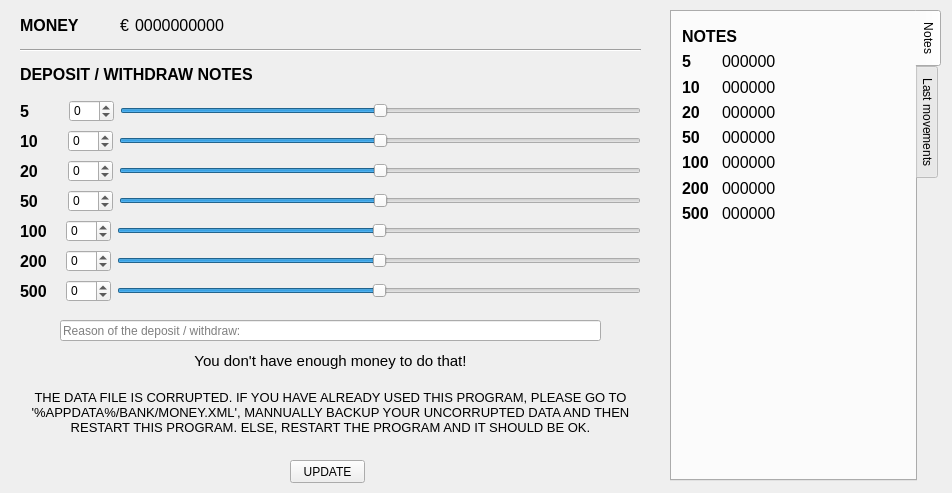
<?xml version="1.0" encoding="UTF-8"?>
<ui version="4.0">
 <class>mainwindow</class>
 <widget class="QWidget" name="mainwindow">
  <property name="geometry">
   <rect>
    <x>0</x>
    <y>0</y>
    <width>952</width>
    <height>493</height>
   </rect>
  </property>
  <property name="windowTitle">
   <string>Bank</string>
  </property>
  <widget class="Line" name="line">
   <property name="geometry">
    <rect>
     <x>20</x>
     <y>40</y>
     <width>621</width>
     <height>21</height>
    </rect>
   </property>
   <property name="orientation">
    <enum>Qt::Horizontal</enum>
   </property>
  </widget>
  <widget class="QLabel" name="moneyLabel_2">
   <property name="geometry">
    <rect>
     <x>20</x>
     <y>60</y>
     <width>261</width>
     <height>29</height>
    </rect>
   </property>
   <property name="font">
    <font>
     <pointsize>12</pointsize>
     <weight>75</weight>
     <bold>true</bold>
    </font>
   </property>
   <property name="text">
    <string>DEPOSIT / WITHDRAW NOTES</string>
   </property>
  </widget>
  <widget class="QWidget" name="layoutWidget">
   <property name="geometry">
    <rect>
     <x>20</x>
     <y>130</y>
     <width>621</width>
     <height>22</height>
    </rect>
   </property>
   <layout class="QHBoxLayout" name="horizontalLayout_2">
    <item>
     <widget class="QLabel" name="label_2">
      <property name="font">
       <font>
        <pointsize>12</pointsize>
        <weight>75</weight>
        <bold>true</bold>
       </font>
      </property>
      <property name="text">
       <string>10</string>
      </property>
     </widget>
    </item>
    <item>
     <spacer name="horizontalSpacer_3">
      <property name="orientation">
       <enum>Qt::Horizontal</enum>
      </property>
      <property name="sizeType">
       <enum>QSizePolicy::Fixed</enum>
      </property>
      <property name="sizeHint" stdset="0">
       <size>
        <width>24</width>
        <height>20</height>
       </size>
      </property>
     </spacer>
    </item>
    <item>
     <widget class="QSpinBox" name="tenSpin">
      <property name="minimum">
       <number>-20</number>
      </property>
      <property name="maximum">
       <number>20</number>
      </property>
     </widget>
    </item>
    <item>
     <widget class="QSlider" name="tenSlider">
      <property name="minimum">
       <number>-20</number>
      </property>
      <property name="maximum">
       <number>20</number>
      </property>
      <property name="singleStep">
       <number>0</number>
      </property>
      <property name="pageStep">
       <number>0</number>
      </property>
      <property name="orientation">
       <enum>Qt::Horizontal</enum>
      </property>
     </widget>
    </item>
   </layout>
  </widget>
  <widget class="QWidget" name="layoutWidget_2">
   <property name="geometry">
    <rect>
     <x>20</x>
     <y>160</y>
     <width>621</width>
     <height>22</height>
    </rect>
   </property>
   <layout class="QHBoxLayout" name="horizontalLayout_3">
    <item>
     <widget class="QLabel" name="label_3">
      <property name="font">
       <font>
        <pointsize>12</pointsize>
        <weight>75</weight>
        <bold>true</bold>
       </font>
      </property>
      <property name="text">
       <string>20</string>
      </property>
     </widget>
    </item>
    <item>
     <spacer name="horizontalSpacer_4">
      <property name="orientation">
       <enum>Qt::Horizontal</enum>
      </property>
      <property name="sizeType">
       <enum>QSizePolicy::Fixed</enum>
      </property>
      <property name="sizeHint" stdset="0">
       <size>
        <width>24</width>
        <height>20</height>
       </size>
      </property>
     </spacer>
    </item>
    <item>
     <widget class="QSpinBox" name="twentySpin">
      <property name="minimum">
       <number>-20</number>
      </property>
      <property name="maximum">
       <number>20</number>
      </property>
     </widget>
    </item>
    <item>
     <widget class="QSlider" name="twentySlider">
      <property name="minimum">
       <number>-20</number>
      </property>
      <property name="maximum">
       <number>20</number>
      </property>
      <property name="singleStep">
       <number>0</number>
      </property>
      <property name="pageStep">
       <number>0</number>
      </property>
      <property name="orientation">
       <enum>Qt::Horizontal</enum>
      </property>
     </widget>
    </item>
   </layout>
  </widget>
  <widget class="QWidget" name="layoutWidget_3">
   <property name="geometry">
    <rect>
     <x>20</x>
     <y>190</y>
     <width>621</width>
     <height>22</height>
    </rect>
   </property>
   <layout class="QHBoxLayout" name="horizontalLayout_5">
    <item>
     <widget class="QLabel" name="label_5">
      <property name="font">
       <font>
        <pointsize>12</pointsize>
        <weight>75</weight>
        <bold>true</bold>
       </font>
      </property>
      <property name="text">
       <string>50</string>
      </property>
     </widget>
    </item>
    <item>
     <spacer name="horizontalSpacer_6">
      <property name="orientation">
       <enum>Qt::Horizontal</enum>
      </property>
      <property name="sizeType">
       <enum>QSizePolicy::Fixed</enum>
      </property>
      <property name="sizeHint" stdset="0">
       <size>
        <width>24</width>
        <height>20</height>
       </size>
      </property>
     </spacer>
    </item>
    <item>
     <widget class="QSpinBox" name="fiftySpin">
      <property name="minimum">
       <number>-20</number>
      </property>
      <property name="maximum">
       <number>20</number>
      </property>
     </widget>
    </item>
    <item>
     <widget class="QSlider" name="fiftySlider">
      <property name="minimum">
       <number>-20</number>
      </property>
      <property name="maximum">
       <number>20</number>
      </property>
      <property name="singleStep">
       <number>0</number>
      </property>
      <property name="pageStep">
       <number>0</number>
      </property>
      <property name="orientation">
       <enum>Qt::Horizontal</enum>
      </property>
     </widget>
    </item>
   </layout>
  </widget>
  <widget class="QWidget" name="layoutWidget_4">
   <property name="geometry">
    <rect>
     <x>20</x>
     <y>220</y>
     <width>621</width>
     <height>22</height>
    </rect>
   </property>
   <layout class="QHBoxLayout" name="horizontalLayout_6">
    <item>
     <widget class="QLabel" name="label_6">
      <property name="font">
       <font>
        <pointsize>12</pointsize>
        <weight>75</weight>
        <bold>true</bold>
       </font>
      </property>
      <property name="text">
       <string>100</string>
      </property>
     </widget>
    </item>
    <item>
     <spacer name="horizontalSpacer_7">
      <property name="orientation">
       <enum>Qt::Horizontal</enum>
      </property>
      <property name="sizeType">
       <enum>QSizePolicy::Fixed</enum>
      </property>
      <property name="sizeHint" stdset="0">
       <size>
        <width>13</width>
        <height>20</height>
       </size>
      </property>
     </spacer>
    </item>
    <item>
     <widget class="QSpinBox" name="hundredSpin">
      <property name="minimum">
       <number>-20</number>
      </property>
      <property name="maximum">
       <number>20</number>
      </property>
     </widget>
    </item>
    <item>
     <widget class="QSlider" name="hundredSlider">
      <property name="minimum">
       <number>-20</number>
      </property>
      <property name="maximum">
       <number>20</number>
      </property>
      <property name="singleStep">
       <number>0</number>
      </property>
      <property name="pageStep">
       <number>0</number>
      </property>
      <property name="orientation">
       <enum>Qt::Horizontal</enum>
      </property>
     </widget>
    </item>
   </layout>
  </widget>
  <widget class="QWidget" name="layoutWidget_5">
   <property name="geometry">
    <rect>
     <x>20</x>
     <y>250</y>
     <width>621</width>
     <height>22</height>
    </rect>
   </property>
   <layout class="QHBoxLayout" name="horizontalLayout_7">
    <item>
     <widget class="QLabel" name="label_7">
      <property name="font">
       <font>
        <pointsize>12</pointsize>
        <weight>75</weight>
        <bold>true</bold>
       </font>
      </property>
      <property name="text">
       <string>200</string>
      </property>
     </widget>
    </item>
    <item>
     <spacer name="horizontalSpacer_8">
      <property name="orientation">
       <enum>Qt::Horizontal</enum>
      </property>
      <property name="sizeType">
       <enum>QSizePolicy::Fixed</enum>
      </property>
      <property name="sizeHint" stdset="0">
       <size>
        <width>13</width>
        <height>20</height>
       </size>
      </property>
     </spacer>
    </item>
    <item>
     <widget class="QSpinBox" name="tHundredSpin">
      <property name="minimum">
       <number>-20</number>
      </property>
      <property name="maximum">
       <number>20</number>
      </property>
     </widget>
    </item>
    <item>
     <widget class="QSlider" name="tHundredSlider">
      <property name="minimum">
       <number>-20</number>
      </property>
      <property name="maximum">
       <number>20</number>
      </property>
      <property name="singleStep">
       <number>0</number>
      </property>
      <property name="pageStep">
       <number>0</number>
      </property>
      <property name="orientation">
       <enum>Qt::Horizontal</enum>
      </property>
     </widget>
    </item>
   </layout>
  </widget>
  <widget class="QWidget" name="layoutWidget_6">
   <property name="geometry">
    <rect>
     <x>20</x>
     <y>280</y>
     <width>621</width>
     <height>22</height>
    </rect>
   </property>
   <layout class="QHBoxLayout" name="horizontalLayout_8">
    <item>
     <widget class="QLabel" name="label_8">
      <property name="font">
       <font>
        <pointsize>12</pointsize>
        <weight>75</weight>
        <bold>true</bold>
       </font>
      </property>
      <property name="text">
       <string>500</string>
      </property>
     </widget>
    </item>
    <item>
     <spacer name="horizontalSpacer_9">
      <property name="orientation">
       <enum>Qt::Horizontal</enum>
      </property>
      <property name="sizeType">
       <enum>QSizePolicy::Fixed</enum>
      </property>
      <property name="sizeHint" stdset="0">
       <size>
        <width>13</width>
        <height>20</height>
       </size>
      </property>
     </spacer>
    </item>
    <item>
     <widget class="QSpinBox" name="fHundredSpin">
      <property name="minimum">
       <number>-20</number>
      </property>
      <property name="maximum">
       <number>20</number>
      </property>
     </widget>
    </item>
    <item>
     <widget class="QSlider" name="fHundredSlider">
      <property name="minimum">
       <number>-20</number>
      </property>
      <property name="maximum">
       <number>20</number>
      </property>
      <property name="singleStep">
       <number>0</number>
      </property>
      <property name="pageStep">
       <number>0</number>
      </property>
      <property name="orientation">
       <enum>Qt::Horizontal</enum>
      </property>
     </widget>
    </item>
   </layout>
  </widget>
  <widget class="QPushButton" name="updateButton">
   <property name="geometry">
    <rect>
     <x>290</x>
     <y>460</y>
     <width>75</width>
     <height>23</height>
    </rect>
   </property>
   <property name="cursor">
    <cursorShape>ArrowCursor</cursorShape>
   </property>
   <property name="autoFillBackground">
    <bool>false</bool>
   </property>
   <property name="text">
    <string>UPDATE</string>
   </property>
   <property name="checkable">
    <bool>false</bool>
   </property>
   <property name="checked">
    <bool>false</bool>
   </property>
   <property name="autoDefault">
    <bool>false</bool>
   </property>
   <property name="default">
    <bool>false</bool>
   </property>
   <property name="flat">
    <bool>false</bool>
   </property>
  </widget>
  <widget class="QWidget" name="layoutWidget">
   <property name="geometry">
    <rect>
     <x>20</x>
     <y>10</y>
     <width>209</width>
     <height>31</height>
    </rect>
   </property>
   <layout class="QHBoxLayout" name="moneyLo">
    <item>
     <widget class="QLabel" name="moneyLabel">
      <property name="font">
       <font>
        <pointsize>12</pointsize>
        <weight>75</weight>
        <bold>true</bold>
       </font>
      </property>
      <property name="text">
       <string>MONEY</string>
      </property>
     </widget>
    </item>
    <item>
     <widget class="QLabel" name="label_15">
      <property name="sizePolicy">
       <sizepolicy hsizetype="Fixed" vsizetype="Preferred">
        <horstretch>0</horstretch>
        <verstretch>0</verstretch>
       </sizepolicy>
      </property>
      <property name="font">
       <font>
        <pointsize>12</pointsize>
       </font>
      </property>
      <property name="text">
       <string>€</string>
      </property>
     </widget>
    </item>
    <item>
     <widget class="QLabel" name="moneyQt">
      <property name="font">
       <font>
        <pointsize>12</pointsize>
        <weight>50</weight>
        <bold>false</bold>
       </font>
      </property>
      <property name="text">
       <string>0000000000</string>
      </property>
     </widget>
    </item>
   </layout>
  </widget>
  <widget class="QWidget" name="layoutWidget">
   <property name="geometry">
    <rect>
     <x>20</x>
     <y>100</y>
     <width>621</width>
     <height>22</height>
    </rect>
   </property>
   <layout class="QHBoxLayout" name="horizontalLayout">
    <item>
     <widget class="QLabel" name="label">
      <property name="font">
       <font>
        <pointsize>12</pointsize>
        <weight>75</weight>
        <bold>true</bold>
       </font>
      </property>
      <property name="text">
       <string>5</string>
      </property>
     </widget>
    </item>
    <item>
     <spacer name="horizontalSpacer_2">
      <property name="orientation">
       <enum>Qt::Horizontal</enum>
      </property>
      <property name="sizeType">
       <enum>QSizePolicy::Fixed</enum>
      </property>
      <property name="sizeHint" stdset="0">
       <size>
        <width>34</width>
        <height>20</height>
       </size>
      </property>
     </spacer>
    </item>
    <item>
     <widget class="QSpinBox" name="fiveSpin">
      <property name="minimum">
       <number>-20</number>
      </property>
      <property name="maximum">
       <number>20</number>
      </property>
     </widget>
    </item>
    <item>
     <widget class="QSlider" name="fiveSlider">
      <property name="minimum">
       <number>-20</number>
      </property>
      <property name="maximum">
       <number>20</number>
      </property>
      <property name="singleStep">
       <number>0</number>
      </property>
      <property name="pageStep">
       <number>0</number>
      </property>
      <property name="orientation">
       <enum>Qt::Horizontal</enum>
      </property>
     </widget>
    </item>
   </layout>
  </widget>
  <widget class="QLabel" name="corrupted">
   <property name="geometry">
    <rect>
     <x>20</x>
     <y>390</y>
     <width>621</width>
     <height>51</height>
    </rect>
   </property>
   <property name="font">
    <font>
     <pointsize>10</pointsize>
    </font>
   </property>
   <property name="text">
    <string>THE DATA FILE IS CORRUPTED. IF YOU HAVE ALREADY USED THIS PROGRAM, PLEASE GO TO '%APPDATA%/BANK/MONEY.XML', MANNUALLY BACKUP YOUR UNCORRUPTED DATA AND THEN RESTART THIS PROGRAM. ELSE, RESTART THE PROGRAM AND IT SHOULD BE OK.</string>
   </property>
   <property name="alignment">
    <set>Qt::AlignHCenter|Qt::AlignTop</set>
   </property>
   <property name="wordWrap">
    <bool>true</bool>
   </property>
  </widget>
  <widget class="QLineEdit" name="reasonLE">
   <property name="geometry">
    <rect>
     <x>60</x>
     <y>320</y>
     <width>541</width>
     <height>21</height>
    </rect>
   </property>
   <property name="maxLength">
    <number>25</number>
   </property>
   <property name="placeholderText">
    <string>Reason of the deposit / withdraw:</string>
   </property>
  </widget>
  <widget class="QLabel" name="enoughMoney">
   <property name="geometry">
    <rect>
     <x>60</x>
     <y>350</y>
     <width>541</width>
     <height>21</height>
    </rect>
   </property>
   <property name="font">
    <font>
     <pointsize>11</pointsize>
    </font>
   </property>
   <property name="text">
    <string>You don't have enough money to do that!</string>
   </property>
   <property name="alignment">
    <set>Qt::AlignCenter</set>
   </property>
  </widget>
  <widget class="QTabWidget" name="tabWidget">
   <property name="enabled">
    <bool>true</bool>
   </property>
   <property name="geometry">
    <rect>
     <x>670</x>
     <y>10</y>
     <width>271</width>
     <height>471</height>
    </rect>
   </property>
   <property name="tabPosition">
    <enum>QTabWidget::East</enum>
   </property>
   <property name="tabShape">
    <enum>QTabWidget::Rounded</enum>
   </property>
   <property name="currentIndex">
    <number>0</number>
   </property>
   <widget class="QWidget" name="tab">
    <attribute name="title">
     <string>Notes</string>
    </attribute>
    <widget class="QLabel" name="moneyLabel_3">
     <property name="geometry">
      <rect>
       <x>10</x>
       <y>10</y>
       <width>83</width>
       <height>29</height>
      </rect>
     </property>
     <property name="font">
      <font>
       <pointsize>12</pointsize>
       <weight>75</weight>
       <bold>true</bold>
      </font>
     </property>
     <property name="text">
      <string>NOTES</string>
     </property>
    </widget>
    <widget class="QWidget" name="layoutWidget">
     <property name="geometry">
      <rect>
       <x>10</x>
       <y>40</y>
       <width>32</width>
       <height>171</height>
      </rect>
     </property>
     <layout class="QVBoxLayout" name="verticalLayout">
      <item>
       <widget class="QLabel" name="label_4">
        <property name="font">
         <font>
          <pointsize>12</pointsize>
          <weight>75</weight>
          <bold>true</bold>
         </font>
        </property>
        <property name="text">
         <string>5</string>
        </property>
       </widget>
      </item>
      <item>
       <widget class="QLabel" name="label_9">
        <property name="font">
         <font>
          <pointsize>12</pointsize>
          <weight>75</weight>
          <bold>true</bold>
         </font>
        </property>
        <property name="text">
         <string>10</string>
        </property>
       </widget>
      </item>
      <item>
       <widget class="QLabel" name="label_10">
        <property name="font">
         <font>
          <pointsize>12</pointsize>
          <weight>75</weight>
          <bold>true</bold>
         </font>
        </property>
        <property name="text">
         <string>20</string>
        </property>
       </widget>
      </item>
      <item>
       <widget class="QLabel" name="label_11">
        <property name="font">
         <font>
          <pointsize>12</pointsize>
          <weight>75</weight>
          <bold>true</bold>
         </font>
        </property>
        <property name="text">
         <string>50</string>
        </property>
       </widget>
      </item>
      <item>
       <widget class="QLabel" name="label_12">
        <property name="font">
         <font>
          <pointsize>12</pointsize>
          <weight>75</weight>
          <bold>true</bold>
         </font>
        </property>
        <property name="text">
         <string>100</string>
        </property>
       </widget>
      </item>
      <item>
       <widget class="QLabel" name="label_13">
        <property name="font">
         <font>
          <pointsize>12</pointsize>
          <weight>75</weight>
          <bold>true</bold>
         </font>
        </property>
        <property name="text">
         <string>200</string>
        </property>
       </widget>
      </item>
      <item>
       <widget class="QLabel" name="label_14">
        <property name="font">
         <font>
          <pointsize>12</pointsize>
          <weight>75</weight>
          <bold>true</bold>
         </font>
        </property>
        <property name="text">
         <string>500</string>
        </property>
       </widget>
      </item>
     </layout>
    </widget>
    <widget class="QWidget" name="layoutWidget">
     <property name="geometry">
      <rect>
       <x>50</x>
       <y>40</y>
       <width>62</width>
       <height>171</height>
      </rect>
     </property>
     <layout class="QVBoxLayout" name="verticalLayout_2">
      <item>
       <widget class="QLabel" name="noteFive">
        <property name="font">
         <font>
          <pointsize>12</pointsize>
          <weight>50</weight>
          <bold>false</bold>
         </font>
        </property>
        <property name="text">
         <string>000000</string>
        </property>
       </widget>
      </item>
      <item>
       <widget class="QLabel" name="noteTen">
        <property name="font">
         <font>
          <pointsize>12</pointsize>
          <weight>50</weight>
          <bold>false</bold>
         </font>
        </property>
        <property name="text">
         <string>000000</string>
        </property>
       </widget>
      </item>
      <item>
       <widget class="QLabel" name="noteTwenty">
        <property name="font">
         <font>
          <pointsize>12</pointsize>
          <weight>50</weight>
          <bold>false</bold>
         </font>
        </property>
        <property name="text">
         <string>000000</string>
        </property>
       </widget>
      </item>
      <item>
       <widget class="QLabel" name="noteFifty">
        <property name="font">
         <font>
          <pointsize>12</pointsize>
          <weight>50</weight>
          <bold>false</bold>
         </font>
        </property>
        <property name="text">
         <string>000000</string>
        </property>
       </widget>
      </item>
      <item>
       <widget class="QLabel" name="noteHundred">
        <property name="font">
         <font>
          <pointsize>12</pointsize>
          <weight>50</weight>
          <bold>false</bold>
         </font>
        </property>
        <property name="text">
         <string>000000</string>
        </property>
       </widget>
      </item>
      <item>
       <widget class="QLabel" name="noteTHundred">
        <property name="font">
         <font>
          <pointsize>12</pointsize>
          <weight>50</weight>
          <bold>false</bold>
         </font>
        </property>
        <property name="text">
         <string>000000</string>
        </property>
       </widget>
      </item>
      <item>
       <widget class="QLabel" name="noteFHundred">
        <property name="font">
         <font>
          <pointsize>12</pointsize>
          <weight>50</weight>
          <bold>false</bold>
         </font>
        </property>
        <property name="text">
         <string>000000</string>
        </property>
       </widget>
      </item>
     </layout>
    </widget>
   </widget>
   <widget class="QWidget" name="tab_2">
    <attribute name="title">
     <string>Last movements</string>
    </attribute>
    <widget class="QLabel" name="moveTitle">
     <property name="geometry">
      <rect>
       <x>10</x>
       <y>10</y>
       <width>231</width>
       <height>16</height>
      </rect>
     </property>
     <property name="font">
      <font>
       <pointsize>12</pointsize>
       <weight>75</weight>
       <bold>true</bold>
      </font>
     </property>
     <property name="text">
      <string>MOVEMENTS TITLE</string>
     </property>
    </widget>
    <widget class="QWidget" name="layoutWidget">
     <property name="geometry">
      <rect>
       <x>10</x>
       <y>40</y>
       <width>231</width>
       <height>421</height>
      </rect>
     </property>
     <layout class="QVBoxLayout" name="verticalLayout_3">
      <item>
       <widget class="QLabel" name="reason0">
        <property name="font">
         <font>
          <pointsize>10</pointsize>
         </font>
        </property>
        <property name="text">
         <string>REASON</string>
        </property>
        <property name="alignment">
         <set>Qt::AlignLeading|Qt::AlignLeft|Qt::AlignTop</set>
        </property>
        <property name="wordWrap">
         <bool>true</bool>
        </property>
       </widget>
      </item>
      <item>
       <widget class="QLabel" name="reason1">
        <property name="font">
         <font>
          <pointsize>10</pointsize>
         </font>
        </property>
        <property name="text">
         <string>REASON</string>
        </property>
        <property name="alignment">
         <set>Qt::AlignLeading|Qt::AlignLeft|Qt::AlignTop</set>
        </property>
        <property name="wordWrap">
         <bool>true</bool>
        </property>
       </widget>
      </item>
      <item>
       <widget class="QLabel" name="reason2">
        <property name="font">
         <font>
          <pointsize>10</pointsize>
         </font>
        </property>
        <property name="text">
         <string>REASON</string>
        </property>
        <property name="alignment">
         <set>Qt::AlignLeading|Qt::AlignLeft|Qt::AlignTop</set>
        </property>
        <property name="wordWrap">
         <bool>true</bool>
        </property>
       </widget>
      </item>
      <item>
       <widget class="QLabel" name="reason3">
        <property name="font">
         <font>
          <pointsize>10</pointsize>
         </font>
        </property>
        <property name="text">
         <string>REASON</string>
        </property>
        <property name="alignment">
         <set>Qt::AlignLeading|Qt::AlignLeft|Qt::AlignTop</set>
        </property>
        <property name="wordWrap">
         <bool>true</bool>
        </property>
       </widget>
      </item>
      <item>
       <widget class="QLabel" name="reason4">
        <property name="font">
         <font>
          <pointsize>10</pointsize>
         </font>
        </property>
        <property name="text">
         <string>REASON</string>
        </property>
        <property name="alignment">
         <set>Qt::AlignLeading|Qt::AlignLeft|Qt::AlignTop</set>
        </property>
        <property name="wordWrap">
         <bool>true</bool>
        </property>
       </widget>
      </item>
      <item>
       <widget class="QLabel" name="reason5">
        <property name="font">
         <font>
          <pointsize>10</pointsize>
         </font>
        </property>
        <property name="text">
         <string>REASON</string>
        </property>
        <property name="alignment">
         <set>Qt::AlignLeading|Qt::AlignLeft|Qt::AlignTop</set>
        </property>
        <property name="wordWrap">
         <bool>true</bool>
        </property>
       </widget>
      </item>
      <item>
       <widget class="QLabel" name="reason6">
        <property name="font">
         <font>
          <pointsize>10</pointsize>
         </font>
        </property>
        <property name="text">
         <string>REASON</string>
        </property>
        <property name="alignment">
         <set>Qt::AlignLeading|Qt::AlignLeft|Qt::AlignTop</set>
        </property>
        <property name="wordWrap">
         <bool>true</bool>
        </property>
       </widget>
      </item>
     </layout>
    </widget>
   </widget>
  </widget>
  <zorder>layoutWidget</zorder>
  <zorder>layoutWidget</zorder>
  <zorder>line</zorder>
  <zorder>moneyLabel_2</zorder>
  <zorder>layoutWidget</zorder>
  <zorder>layoutWidget_2</zorder>
  <zorder>layoutWidget_3</zorder>
  <zorder>layoutWidget_4</zorder>
  <zorder>layoutWidget_5</zorder>
  <zorder>layoutWidget_6</zorder>
  <zorder>updateButton</zorder>
  <zorder>corrupted</zorder>
  <zorder>reasonLE</zorder>
  <zorder>enoughMoney</zorder>
  <zorder>tabWidget</zorder>
 </widget>
 <resources/>
 <connections>
  <connection>
   <sender>fiveSlider</sender>
   <signal>sliderMoved(int)</signal>
   <receiver>fiveSpin</receiver>
   <slot>setValue(int)</slot>
   <hints>
    <hint type="sourcelabel">
     <x>168</x>
     <y>110</y>
    </hint>
    <hint type="destinationlabel">
     <x>106</x>
     <y>103</y>
    </hint>
   </hints>
  </connection>
  <connection>
   <sender>fiveSpin</sender>
   <signal>valueChanged(int)</signal>
   <receiver>fiveSlider</receiver>
   <slot>setValue(int)</slot>
   <hints>
    <hint type="sourcelabel">
     <x>95</x>
     <y>116</y>
    </hint>
    <hint type="destinationlabel">
     <x>284</x>
     <y>105</y>
    </hint>
   </hints>
  </connection>
  <connection>
   <sender>tenSpin</sender>
   <signal>valueChanged(int)</signal>
   <receiver>tenSlider</receiver>
   <slot>setValue(int)</slot>
   <hints>
    <hint type="sourcelabel">
     <x>94</x>
     <y>142</y>
    </hint>
    <hint type="destinationlabel">
     <x>196</x>
     <y>143</y>
    </hint>
   </hints>
  </connection>
  <connection>
   <sender>twentySpin</sender>
   <signal>valueChanged(int)</signal>
   <receiver>twentySlider</receiver>
   <slot>setValue(int)</slot>
   <hints>
    <hint type="sourcelabel">
     <x>91</x>
     <y>169</y>
    </hint>
    <hint type="destinationlabel">
     <x>145</x>
     <y>175</y>
    </hint>
   </hints>
  </connection>
  <connection>
   <sender>fiftySpin</sender>
   <signal>valueChanged(int)</signal>
   <receiver>fiftySlider</receiver>
   <slot>setValue(int)</slot>
   <hints>
    <hint type="sourcelabel">
     <x>93</x>
     <y>195</y>
    </hint>
    <hint type="destinationlabel">
     <x>157</x>
     <y>202</y>
    </hint>
   </hints>
  </connection>
  <connection>
   <sender>hundredSpin</sender>
   <signal>valueChanged(int)</signal>
   <receiver>hundredSlider</receiver>
   <slot>setValue(int)</slot>
   <hints>
    <hint type="sourcelabel">
     <x>86</x>
     <y>232</y>
    </hint>
    <hint type="destinationlabel">
     <x>144</x>
     <y>233</y>
    </hint>
   </hints>
  </connection>
  <connection>
   <sender>tHundredSpin</sender>
   <signal>valueChanged(int)</signal>
   <receiver>tHundredSlider</receiver>
   <slot>setValue(int)</slot>
   <hints>
    <hint type="sourcelabel">
     <x>96</x>
     <y>255</y>
    </hint>
    <hint type="destinationlabel">
     <x>139</x>
     <y>259</y>
    </hint>
   </hints>
  </connection>
  <connection>
   <sender>fHundredSpin</sender>
   <signal>valueChanged(int)</signal>
   <receiver>fHundredSlider</receiver>
   <slot>setValue(int)</slot>
   <hints>
    <hint type="sourcelabel">
     <x>88</x>
     <y>288</y>
    </hint>
    <hint type="destinationlabel">
     <x>165</x>
     <y>295</y>
    </hint>
   </hints>
  </connection>
  <connection>
   <sender>tenSlider</sender>
   <signal>sliderMoved(int)</signal>
   <receiver>tenSpin</receiver>
   <slot>setValue(int)</slot>
   <hints>
    <hint type="sourcelabel">
     <x>228</x>
     <y>141</y>
    </hint>
    <hint type="destinationlabel">
     <x>97</x>
     <y>137</y>
    </hint>
   </hints>
  </connection>
  <connection>
   <sender>twentySlider</sender>
   <signal>sliderMoved(int)</signal>
   <receiver>twentySpin</receiver>
   <slot>setValue(int)</slot>
   <hints>
    <hint type="sourcelabel">
     <x>187</x>
     <y>166</y>
    </hint>
    <hint type="destinationlabel">
     <x>110</x>
     <y>167</y>
    </hint>
   </hints>
  </connection>
  <connection>
   <sender>fiftySlider</sender>
   <signal>sliderMoved(int)</signal>
   <receiver>fiftySpin</receiver>
   <slot>setValue(int)</slot>
   <hints>
    <hint type="sourcelabel">
     <x>157</x>
     <y>191</y>
    </hint>
    <hint type="destinationlabel">
     <x>107</x>
     <y>199</y>
    </hint>
   </hints>
  </connection>
  <connection>
   <sender>hundredSlider</sender>
   <signal>sliderMoved(int)</signal>
   <receiver>hundredSpin</receiver>
   <slot>setValue(int)</slot>
   <hints>
    <hint type="sourcelabel">
     <x>150</x>
     <y>228</y>
    </hint>
    <hint type="destinationlabel">
     <x>108</x>
     <y>230</y>
    </hint>
   </hints>
  </connection>
  <connection>
   <sender>tHundredSlider</sender>
   <signal>sliderMoved(int)</signal>
   <receiver>tHundredSpin</receiver>
   <slot>setValue(int)</slot>
   <hints>
    <hint type="sourcelabel">
     <x>151</x>
     <y>257</y>
    </hint>
    <hint type="destinationlabel">
     <x>103</x>
     <y>262</y>
    </hint>
   </hints>
  </connection>
  <connection>
   <sender>fHundredSlider</sender>
   <signal>sliderMoved(int)</signal>
   <receiver>fHundredSpin</receiver>
   <slot>setValue(int)</slot>
   <hints>
    <hint type="sourcelabel">
     <x>196</x>
     <y>288</y>
    </hint>
    <hint type="destinationlabel">
     <x>105</x>
     <y>292</y>
    </hint>
   </hints>
  </connection>
 </connections>
</ui>
